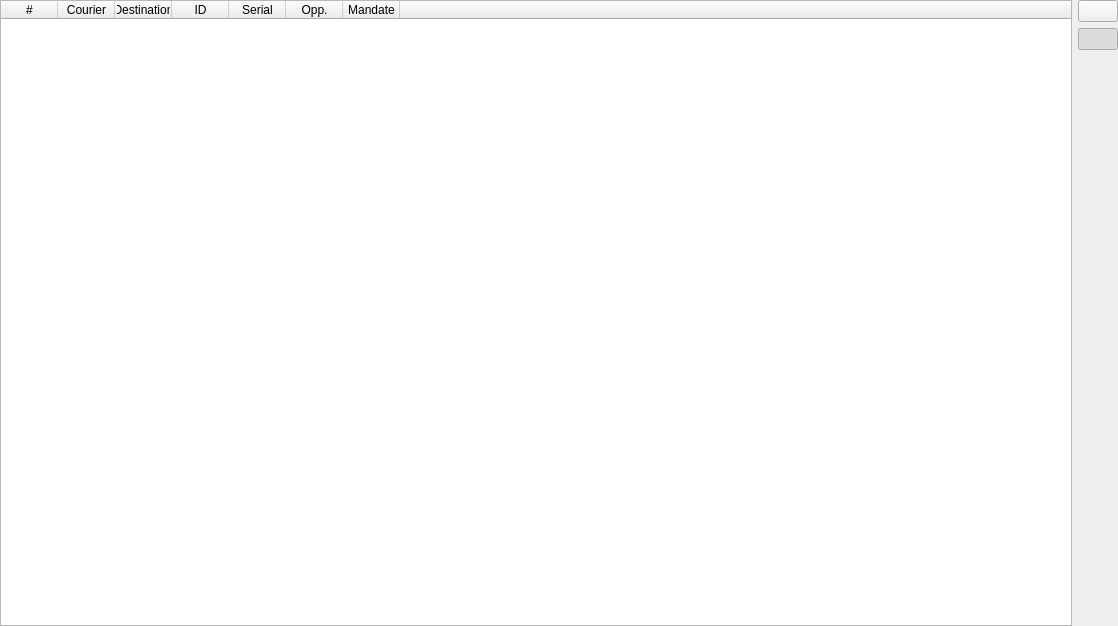
<?xml version="1.0" encoding="UTF-8"?>
<ui version="4.0">
 <class>CouriersDebugWidget</class>
 <widget class="QWidget" name="CouriersDebugWidget">
  <property name="geometry">
   <rect>
    <x>0</x>
    <y>0</y>
    <width>1118</width>
    <height>626</height>
   </rect>
  </property>
  <property name="sizePolicy">
   <sizepolicy hsizetype="Expanding" vsizetype="Expanding">
    <horstretch>0</horstretch>
    <verstretch>0</verstretch>
   </sizepolicy>
  </property>
  <property name="windowTitle">
   <string>Form</string>
  </property>
  <layout class="QHBoxLayout" name="horizontalLayout">
   <property name="leftMargin">
    <number>0</number>
   </property>
   <property name="topMargin">
    <number>0</number>
   </property>
   <property name="rightMargin">
    <number>0</number>
   </property>
   <property name="bottomMargin">
    <number>0</number>
   </property>
   <item>
    <widget class="QTableWidget" name="tableWidgetCouriers">
     <property name="enabled">
      <bool>true</bool>
     </property>
     <property name="textElideMode">
      <enum>Qt::ElideMiddle</enum>
     </property>
     <property name="wordWrap">
      <bool>false</bool>
     </property>
     <property name="columnCount">
      <number>8</number>
     </property>
     <attribute name="horizontalHeaderCascadingSectionResizes">
      <bool>true</bool>
     </attribute>
     <attribute name="horizontalHeaderDefaultSectionSize">
      <number>57</number>
     </attribute>
     <attribute name="horizontalHeaderMinimumSectionSize">
      <number>10</number>
     </attribute>
     <attribute name="horizontalHeaderStretchLastSection">
      <bool>true</bool>
     </attribute>
     <attribute name="verticalHeaderVisible">
      <bool>false</bool>
     </attribute>
     <attribute name="verticalHeaderStretchLastSection">
      <bool>false</bool>
     </attribute>
     <column>
      <property name="text">
       <string>#</string>
      </property>
     </column>
     <column>
      <property name="text">
       <string>Courier</string>
      </property>
     </column>
     <column>
      <property name="text">
       <string>Destination</string>
      </property>
     </column>
     <column>
      <property name="text">
       <string>ID</string>
      </property>
     </column>
     <column>
      <property name="text">
       <string>Serial</string>
      </property>
     </column>
     <column>
      <property name="text">
       <string>Opp.</string>
      </property>
     </column>
     <column>
      <property name="text">
       <string>Mandate</string>
      </property>
     </column>
     <column>
      <property name="text">
       <string/>
      </property>
     </column>
    </widget>
   </item>
   <item>
    <layout class="QVBoxLayout" name="verticalLayout">
     <item>
      <widget class="QPushButton" name="pushButtonUpdate">
       <property name="text">
        <string/>
       </property>
       <property name="icon">
        <iconset resource="../../../../libres/resources/icons.qrc">
         <normaloff>:/icons/app/update_once.svg</normaloff>:/icons/app/update_once.svg</iconset>
       </property>
       <property name="iconSize">
        <size>
         <width>32</width>
         <height>32</height>
        </size>
       </property>
      </widget>
     </item>
     <item>
      <widget class="QPushButton" name="pushButtonUpdateRealtime">
       <property name="text">
        <string/>
       </property>
       <property name="icon">
        <iconset resource="../../../../libres/resources/icons.qrc">
         <normaloff>:/icons/app/update_auto.svg</normaloff>:/icons/app/update_auto.svg</iconset>
       </property>
       <property name="iconSize">
        <size>
         <width>32</width>
         <height>32</height>
        </size>
       </property>
       <property name="checkable">
        <bool>true</bool>
       </property>
       <property name="checked">
        <bool>true</bool>
       </property>
      </widget>
     </item>
     <item>
      <spacer name="verticalSpacer">
       <property name="orientation">
        <enum>Qt::Vertical</enum>
       </property>
       <property name="sizeHint" stdset="0">
        <size>
         <width>10</width>
         <height>10</height>
        </size>
       </property>
      </spacer>
     </item>
    </layout>
   </item>
  </layout>
 </widget>
 <resources>
  <include location="../../../../libres/resources/icons.qrc"/>
 </resources>
 <connections/>
</ui>
